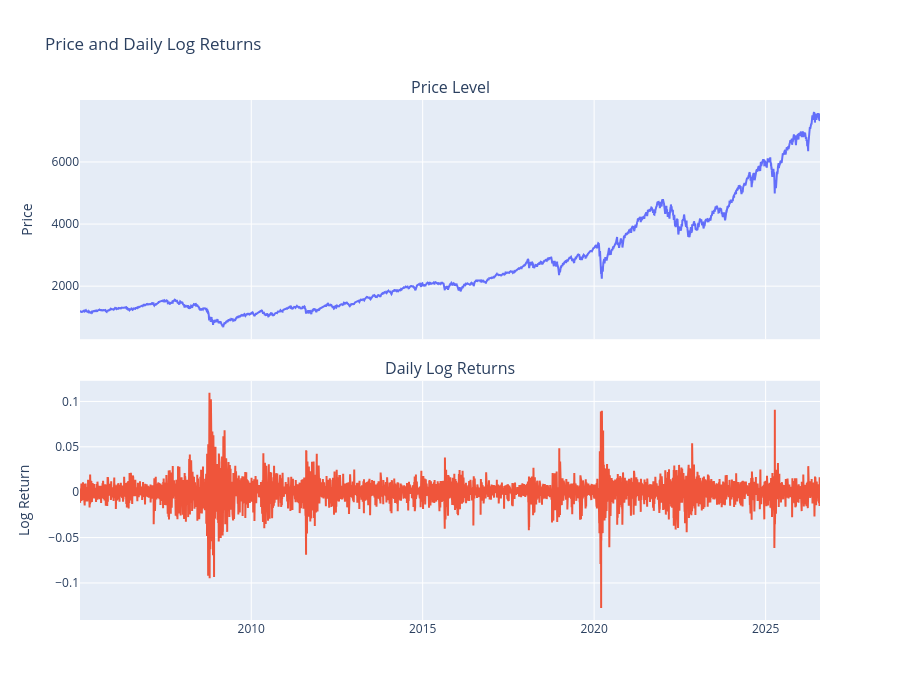

Notebook code for this chart:
### Markdown cell above
## 1. From prices to returns

Prices are non-stationary, so statistics computed on them do not converge to
anything interpretable: the time average of the S&P's level says only how long
the sample is. Returns are approximately stationary and scale-free, which makes
them the object of study.

We use log returns, $r_t = \ln(P_t / P_{t-1})$. They are additive over time, so
the 5-day log return is exactly the sum of five daily ones. Simple returns are
additive across assets instead. Volatility modelling lives on the time axis, so
log returns are the right default here.

Implemented in [src/garch_lab/returns.py](../src/garch_lab/returns.py), specified
by `tests/test_returns.py`.

### Code cell
from garch_lab.returns import log_returns

r = log_returns(px)

fig = make_subplots(
    rows=2,
    cols=1,
    shared_xaxes=True,
    vertical_spacing=0.08,
    subplot_titles=("Price Level", "Daily Log Returns")
)

# Top: price level
fig.add_trace(
    go.Scatter(
        x=px.index,
        y=px,
        mode="lines",
        name="Price"
    ),
    row=1,
    col=1
)

# Bottom: log returns
fig.add_trace(
    go.Scatter(
        x=r.index,
        y=r,
        mode="lines",
        name="Log Return"
    ),
    row=2,
    col=1
)

fig.update_yaxes(title_text="Price", row=1, col=1)
fig.update_yaxes(title_text="Log Return", row=2, col=1)

fig.update_layout(
    height=700,
    showlegend=False,
    title="Price and Daily Log Returns"
)

fig.show()

### Figure 1 — Plotly figure (JSON) as saved in the notebook; plotly's stock layout.template omitted (floating-point values rounded to 4 significant figures; data arrays with more than 128 entries replaced by an {"elided": "..."} marker saying what was removed)
{"data": [{"mode": "lines", "name": "Price", "type": "scatter", "x": {"elided": "5429 str values"}, "xaxis": "x", "y": {"elided": "5429 float values"}, "yaxis": "y"}, {"mode": "lines", "name": "Log Return", "type": "scatter", "x": {"elided": "5428 str values"}, "xaxis": "x2", "y": {"elided": "5428 float values"}, "yaxis": "y2"}], "layout": {"annotations": [{"font": {"size": 16}, "showarrow": false, "text": "Price Level", "x": 0.5, "xanchor": "center", "xref": "paper", "y": 1, "yanchor": "bottom", "yref": "paper"}, {"font": {"size": 16}, "showarrow": false, "text": "Daily Log Returns", "x": 0.5, "xanchor": "center", "xref": "paper", "y": 0.46, "yanchor": "bottom", "yref": "paper"}], "height": 700, "showlegend": false, "title": {"text": "Price and Daily Log Returns"}, "xaxis": {"anchor": "y", "domain": [0, 1], "matches": "x2", "showticklabels": false}, "xaxis2": {"anchor": "y2", "domain": [0, 1]}, "yaxis": {"anchor": "x", "domain": [0.54, 1], "title": {"text": "Price"}}, "yaxis2": {"anchor": "x2", "domain": [0, 0.46], "title": {"text": "Log Return"}}}}
